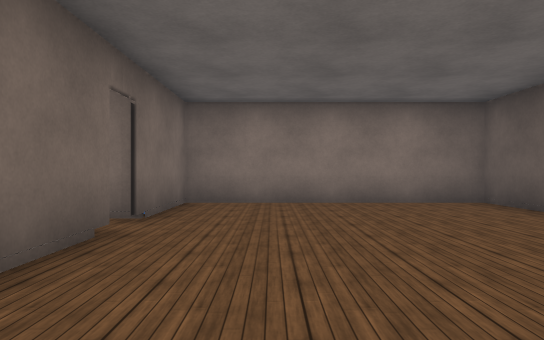
View 1 (above)

18 first-person views from a walk through a 3-D level made in the Unity game engine. The camera is 1.3 m above the floor, looks level and sees 70° across. The floor is counted in squares, 2 m on a side. Each view is taken from the middle of a square. On the plan, view 1 faces up. The plan holds only what a view shows up to about 11 squares ahead; the rest is blank. The place goes on beyond the plan. Door leaves are left out, so doorways stand open. Surface patterns are stand-ins for the level's own textures.

View 2
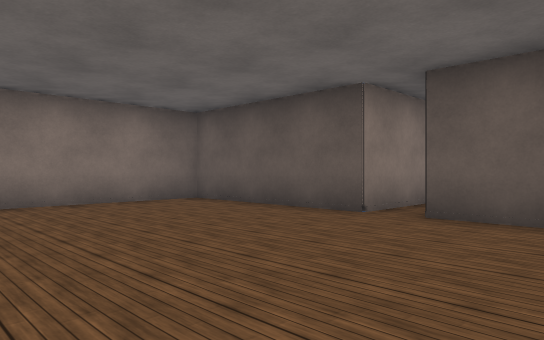

View 3
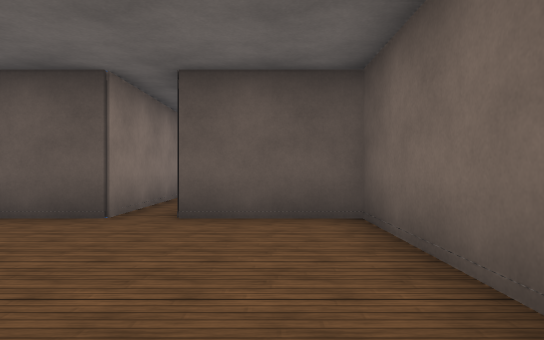

View 4
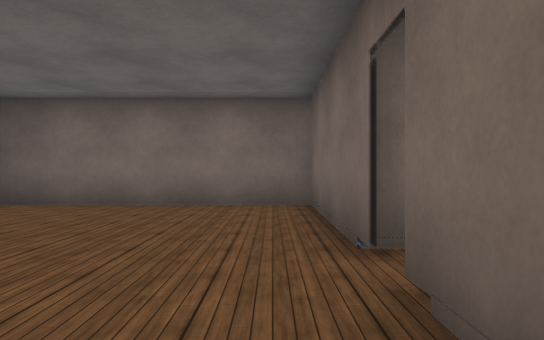

View 5
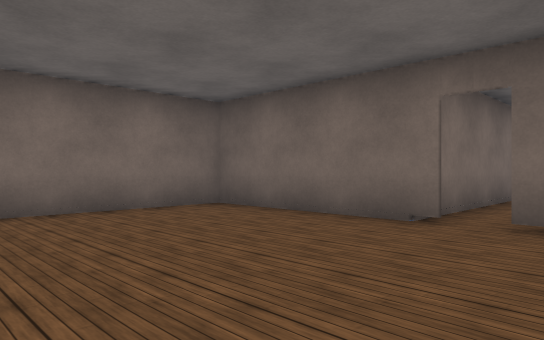

View 6
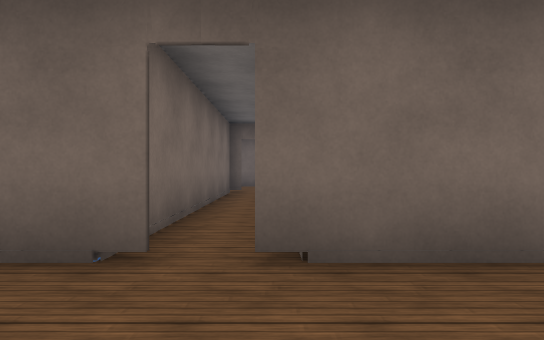

View 7
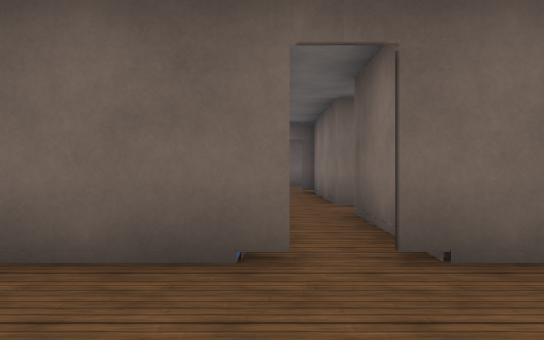

View 8
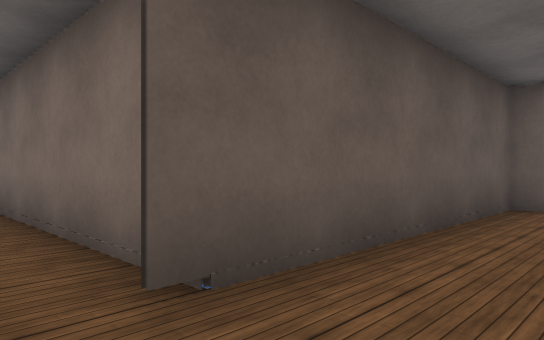

View 9
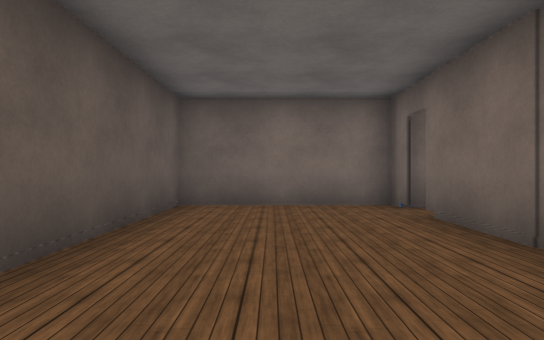

View 10
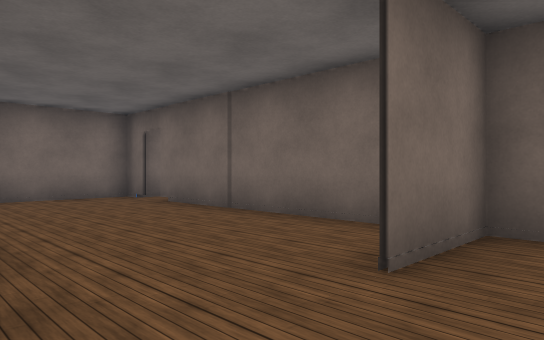

View 11
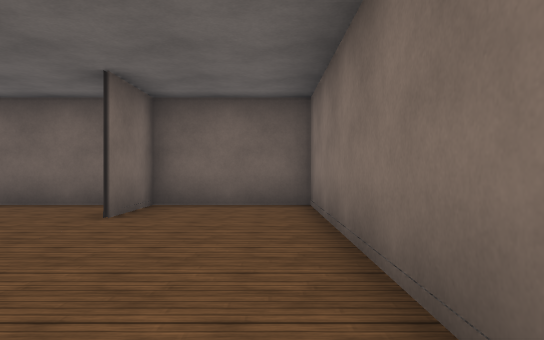

View 12
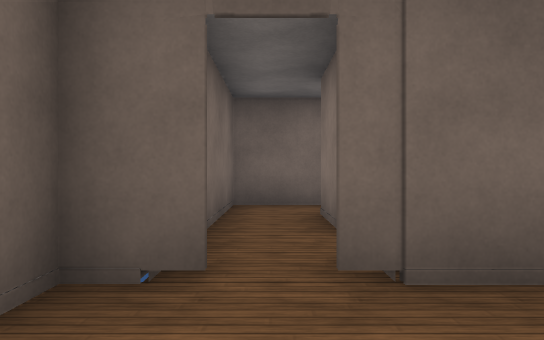

View 13
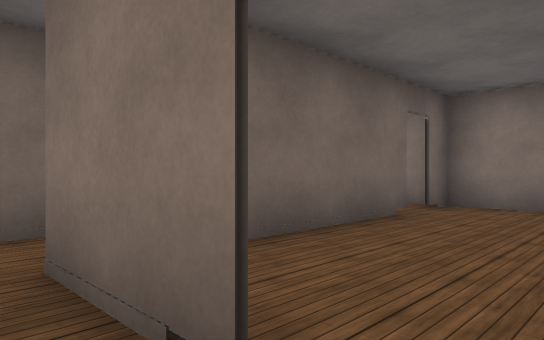

View 14
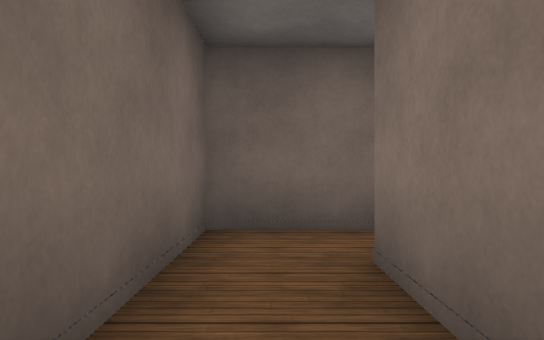

View 15
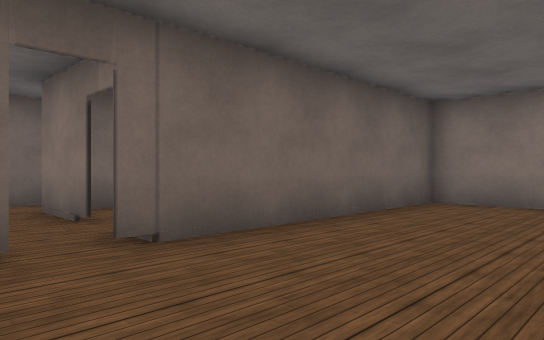

View 16
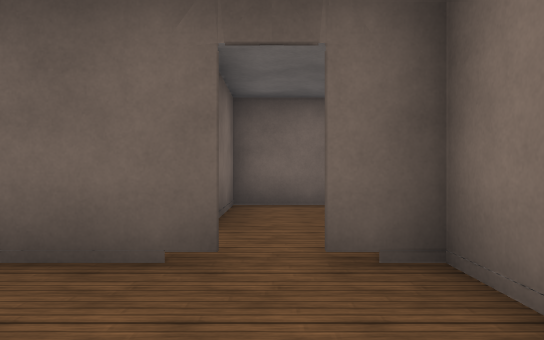

View 17
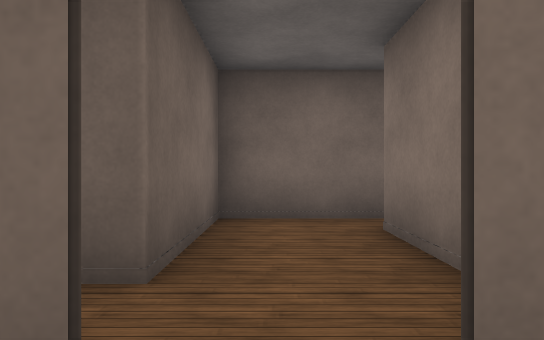

View 18
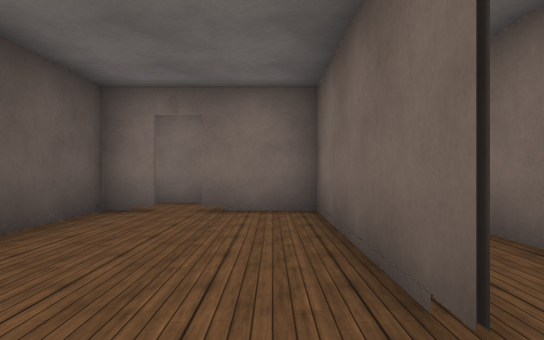

### Floor plan
Ten units are one square. View 1 is at (0, 0); x grows to the right and y downward. Boxes are objects, and circles mark ways between rooms. Rooms are numbered by the first view taken in them; rooms with no view inside come last. Other rooms are left out.
<svg viewBox="-197 -92 244 119">
<path fill="none" stroke="#000" d="M-17 -42 -17 2 42 2 42 -22M42 -32 42 -77 -17 -77 -17 -49M-122 -57 -142 -57M-142 -58 -122 -58M-80 -87 -142 -87 -142 6M-142 14 -142 22 -103 22 -103 -41M-159 3 -178 3M-192 -1 -192 17 -144 17M-177 -46 -177 2 -159 2M-162 -62 -179 -62M-151 2 -143 2 -143 -21M-177 -62 -177 -54M-62 -56 -62 -52 -99 -52M-19 -52 -48 -52M-99 -38 -19 -38"/>
<circle cx="-20" cy="-45" r="3" fill="#2a7"/>
<circle cx="-140" cy="10" r="3" fill="#2a7"/>
<circle cx="-100" cy="-45" r="3" fill="#2a7"/>
<circle cx="-155" cy="0" r="3" fill="#2a7"/>
<text x="10" y="-40">1</text>
<text x="-110" y="-40">2</text>
<text x="-170" y="10">3</text>
<text x="-160" y="-30">4</text>
<text x="-50" y="-40">5</text>
</svg>
Room 1 opens to room 5. Room 2 opens to room 3. Room 2 opens to room 5. Room 3 opens to room 4.

Where each view was taken, in squares from view 1:
view 1: 0 up, 0 right, facing up
view 2: 0 up, 1 left, facing up-right
view 3: 1 up, 1 left, facing right
view 4: 7 up, 1 left, facing down
view 5: 6 up, 3 right, facing down-left
view 6: 5 up, 1 right, facing left
view 7: 4 up, 1 right, facing left
view 8: 5 up, 12 left, facing down-right
view 9: 5 up, 12 left, facing down
view 10: 7 up, 10 left, facing down-left
view 11: 8 up, 7 left, facing left
view 12: 1 down, 12 left, facing left
view 13: 1 down, 15 left, facing up-left
view 14: 1 down, 15 left, facing left
view 15: 2 down, 11 left, facing up-left
view 16: 5 up, 15 left, facing left
view 17: 5 up, 17 left, facing left
view 18: 6 up, 17 left, facing down
